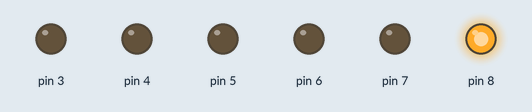
A sketch run on a simulated Arduino Uno, built with avr-gcc and run on an emulated ATmega328P. Parts: output pins drawn as LEDs (lit = HIGH).

Above: at 0.2 s.
At 2.2 s:
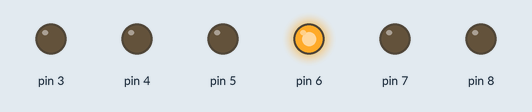
At 3.2 s:
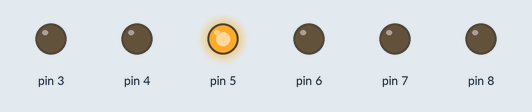
At 3.7 s:
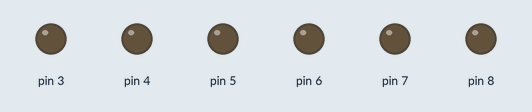
At 5.2 s:
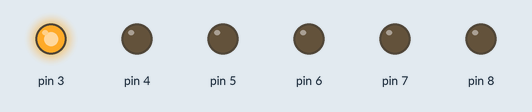
At 7.2 s:
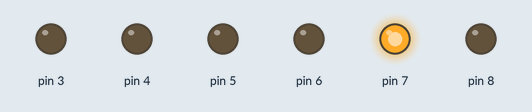
Timing chart, 0 to 7.8 s (numbered marks = the images above):
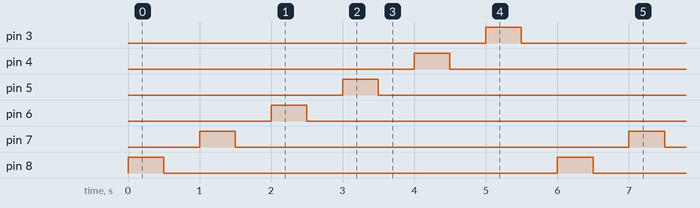

The sketch:

SIK_Cylon.ino
```cpp
void setup()
{
//pins 8 through 3 as outputs
 pinMode(8, OUTPUT);
 pinMode(7, OUTPUT);
 pinMode(6, OUTPUT);
 pinMode(5, OUTPUT);
 pinMode(4, OUTPUT);
 pinMode(3, OUTPUT);
}

void loop()
{
  //loop through pins 8 through 3 using a for loop
  for(int i= 8; i>=3; i--)
  {
  	//turn pin i on
    digitalWrite(i,HIGH);
    //wait half second
    delay(500);
    //turn off pin i
    digitalWrite(i,LOW);
    //wait half second
    delay(500);
  }
}
```

Measured:
- by itself, pin 3–8: alternates HIGH for 0.50 s and LOW for 5.5 s
- by itself, everything shown: repeats every 6.0 s, in 12 steps
